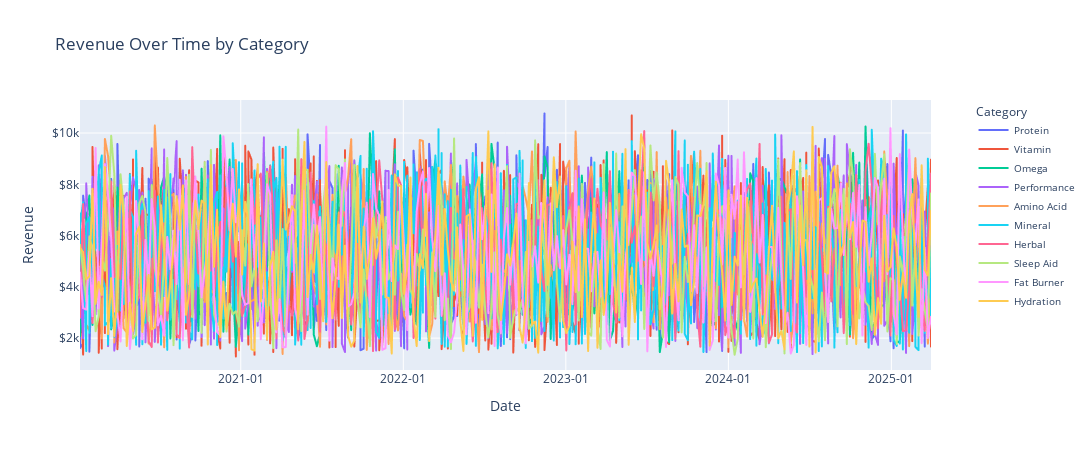

Notebook cell for this chart:
### Code cell
fig = px.line(df, x = 'Date', y = 'Revenue', color = 'Category', title = 'Revenue Over Time by Category')

fig.update_layout(legend = dict(x = 1.05, y = 1, traceorder = "normal",
        title  = "Category", font = dict(size = 10)),
        width  = 1100,
        height = 450,
        yaxis  = dict(tickprefix = "$"), 
        xaxis  = dict(tickformat = "%Y-%m"))

fig.show()

### Figure 1 — Plotly figure (JSON) as saved in the notebook; plotly's stock layout.template omitted (floating-point values rounded to 4 significant figures; data arrays with more than 128 entries replaced by an {"elided": "..."} marker saying what was removed)
{"data": [{"hovertemplate": "Category=Protein<br>Date=%{x}<br>Revenue=%{y}<extra></extra>", "legendgroup": "Protein", "line": {"color": "#636efa", "dash": "solid"}, "marker": {"symbol": "circle"}, "mode": "lines", "name": "Protein", "showlegend": true, "type": "scattergl", "x": {"elided": "548 str values"}, "xaxis": "x", "y": {"elided": "548 float values"}, "yaxis": "y"}, {"hovertemplate": "Category=Vitamin<br>Date=%{x}<br>Revenue=%{y}<extra></extra>", "legendgroup": "Vitamin", "line": {"color": "#EF553B", "dash": "solid"}, "marker": {"symbol": "circle"}, "mode": "lines", "name": "Vitamin", "showlegend": true, "type": "scattergl", "x": {"elided": "822 str values"}, "xaxis": "x", "y": {"elided": "822 float values"}, "yaxis": "y"}, {"hovertemplate": "Category=Omega<br>Date=%{x}<br>Revenue=%{y}<extra></extra>", "legendgroup": "Omega", "line": {"color": "#00cc96", "dash": "solid"}, "marker": {"symbol": "circle"}, "mode": "lines", "name": "Omega", "showlegend": true, "type": "scattergl", "x": {"elided": "274 str values"}, "xaxis": "x", "y": {"elided": "274 float values"}, "yaxis": "y"}, {"hovertemplate": "Category=Performance<br>Date=%{x}<br>Revenue=%{y}<extra></extra>", "legendgroup": "Performance", "line": {"color": "#ab63fa", "dash": "solid"}, "marker": {"symbol": "circle"}, "mode": "lines", "name": "Performance", "showlegend": true, "type": "scattergl", "x": {"elided": "548 str values"}, "xaxis": "x", "y": {"elided": "548 float values"}, "yaxis": "y"}, {"hovertemplate": "Category=Amino Acid<br>Date=%{x}<br>Revenue=%{y}<extra></extra>", "legendgroup": "Amino Acid", "line": {"color": "#FFA15A", "dash": "solid"}, "marker": {"symbol": "circle"}, "mode": "lines", "name": "Amino Acid", "showlegend": true, "type": "scattergl", "x": {"elided": "274 str values"}, "xaxis": "x", "y": {"elided": "274 float values"}, "yaxis": "y"}, {"hovertemplate": "Category=Mineral<br>Date=%{x}<br>Revenue=%{y}<extra></extra>", "legendgroup": "Mineral", "line": {"color": "#19d3f3", "dash": "solid"}, "marker": {"symbol": "circle"}, "mode": "lines", "name": "Mineral", "showlegend": true, "type": "scattergl", "x": {"elided": "822 str values"}, "xaxis": "x", "y": {"elided": "822 float values"}, "yaxis": "y"}, {"hovertemplate": "Category=Herbal<br>Date=%{x}<br>Revenue=%{y}<extra></extra>", "legendgroup": "Herbal", "line": {"color": "#FF6692", "dash": "solid"}, "marker": {"symbol": "circle"}, "mode": "lines", "name": "Herbal", "showlegend": true, "type": "scattergl", "x": {"elided": "274 str values"}, "xaxis": "x", "y": {"elided": "274 float values"}, "yaxis": "y"}, {"hovertemplate": "Category=Sleep Aid<br>Date=%{x}<br>Revenue=%{y}<extra></extra>", "legendgroup": "Sleep Aid", "line": {"color": "#B6E880", "dash": "solid"}, "marker": {"symbol": "circle"}, "mode": "lines", "name": "Sleep Aid", "showlegend": true, "type": "scattergl", "x": {"elided": "274 str values"}, "xaxis": "x", "y": {"elided": "274 float values"}, "yaxis": "y"}, {"hovertemplate": "Category=Fat Burner<br>Date=%{x}<br>Revenue=%{y}<extra></extra>", "legendgroup": "Fat Burner", "line": {"color": "#FF97FF", "dash": "solid"}, "marker": {"symbol": "circle"}, "mode": "lines", "name": "Fat Burner", "showlegend": true, "type": "scattergl", "x": {"elided": "274 str values"}, "xaxis": "x", "y": {"elided": "274 float values"}, "yaxis": "y"}, {"hovertemplate": "Category=Hydration<br>Date=%{x}<br>Revenue=%{y}<extra></extra>", "legendgroup": "Hydration", "line": {"color": "#FECB52", "dash": "solid"}, "marker": {"symbol": "circle"}, "mode": "lines", "name": "Hydration", "showlegend": true, "type": "scattergl", "x": {"elided": "274 str values"}, "xaxis": "x", "y": {"elided": "274 float values"}, "yaxis": "y"}], "layout": {"height": 450, "legend": {"font": {"size": 10}, "title": {"text": "Category"}, "tracegroupgap": 0, "traceorder": "normal", "x": 1.05, "y": 1}, "title": {"text": "Revenue Over Time by Category"}, "width": 1100, "xaxis": {"anchor": "y", "domain": [0, 1], "tickformat": "%Y-%m", "title": {"text": "Date"}}, "yaxis": {"anchor": "x", "domain": [0, 1], "tickprefix": "$", "title": {"text": "Revenue"}}}}
